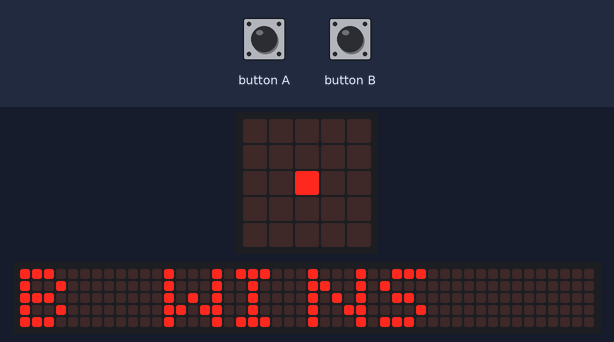
This program was run on a simulated BBC micro:bit (MakeCode). On the bench: the board's 5×5 LED display, a strip that is not on the board, showing the scrolling text unrolled. The inputs (shaded band) are chosen by the test bench. The 48×5 strip is a reading aid, not a part: it shows the text the display is scrolling, unrolled, one strip-width of it at a time.

Above: at 0.07 s.
At 18.72 s:
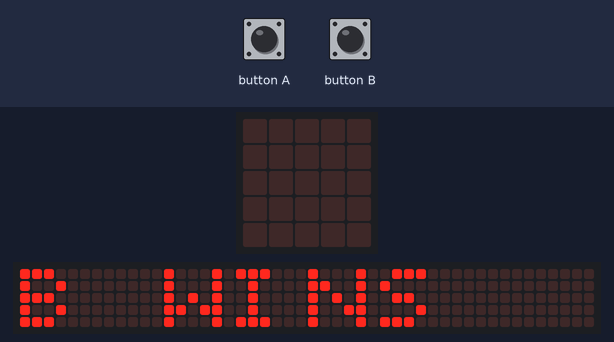
20.4 s: button A pressed 5 times (0.12 s each, 0.3 s apart)
At 25.35 s:
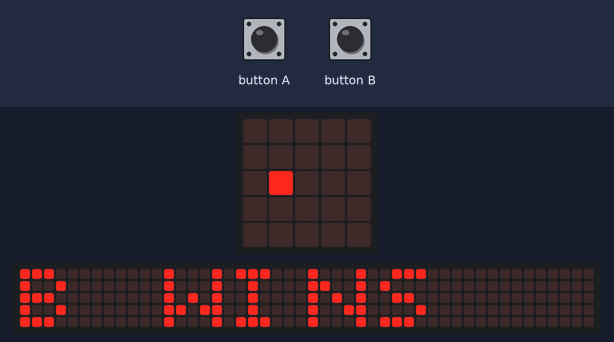

The program:

main.ts
```typescript
input.onButtonPressed(Button.A, function () {
    rope += -0.1
})
input.onButtonPressed(Button.B, function () {
    rope += 0.1
})
let rope = 2
basic.forever(function () {
    basic.clearScreen()
    led.plot(Math.round(rope), 2)
    if (rope < 0) {
        basic.showString("A WINS")
    } else {
        basic.showString("B WINS")
    }
})
```

test.ts
```typescript
// тестовете отиват тук; това няма да се компилира, когато този пакет се използва като разширение.
```

Measured:
- after the input at 20.4 s, the display: first differs from a run without the input after 4.9 s (image 2)
- what the display in image 1 shows lasts 0.4 s, from 18.5 s to 18.9 s
